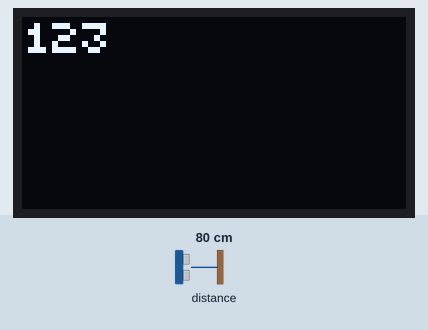
Recording of a program running on a simulated Calliope mini (MakeCode). Parts: 128×64 one-colour display. Inputs (shaded band) come from the test bench; at power-on: distance to the obstacle 80 cm. The echo pulse lasts 58.3 µs per cm.

Above: at 1.2 s.
1.3 s: distance to the obstacle set to 2 cm
At 2.3 s:
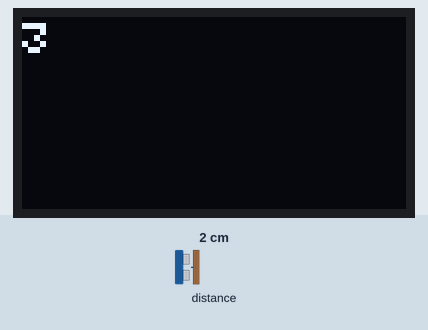
2.9 s: distance to the obstacle set to 4 cm
At 4.1 s:
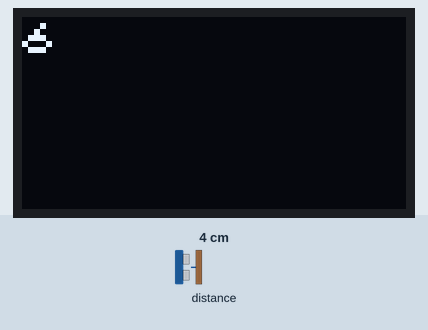
4.7 s: distance to the obstacle set to 9 cm
At 5.9 s:
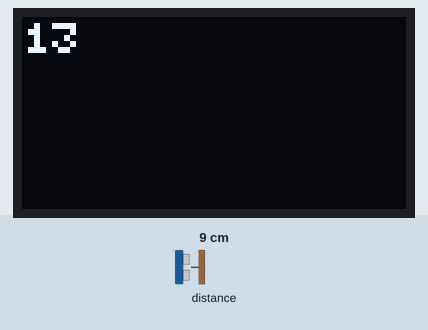
Timing chart, 0 to 7.7 s (numbered marks = the images above; inputs shaded):
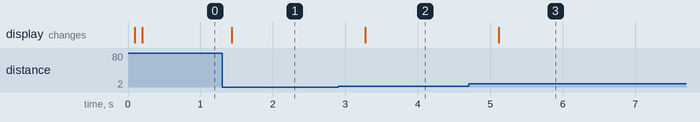

The program:

main.ts
```typescript
function Messung () {
    // send pulse
    pins.digitalWritePin(DigitalPin.P0, 0)
    control.waitMicros(2)
    pins.digitalWritePin(DigitalPin.P0, 1)
    control.waitMicros(10)
    pins.digitalWritePin(DigitalPin.P0, 0)
    Pulsdauer = pins.pulseIn(DigitalPin.P1, PulseValue.High)
    Entfernung = Math.trunc(Pulsdauer * 153 / 29 / 2 / 100)
}
let Entfernung = 0
let Pulsdauer = 0
OLED12864_I2C.init(60)
basic.forever(function () {
    Messung()
    OLED12864_I2C.clear()
    OLED12864_I2C.showNumber(
    0,
    0,
    Entfernung,
    1
    )
    basic.pause(500)
})
```

test.ts
```typescript
// Hier kann man Tests durchführen; diese Datei wird nicht kompiliert, wenn dieses Paket als Erweiterung verwendet wird.
```

Measured:
- after the input at 1.3 s, the display: changes after 0.13 s (image 1)
- after the input at 2.9 s, the display: changes after 0.37 s (image 2)
- after the input at 4.7 s, the display: changes after 0.42 s (image 3)
